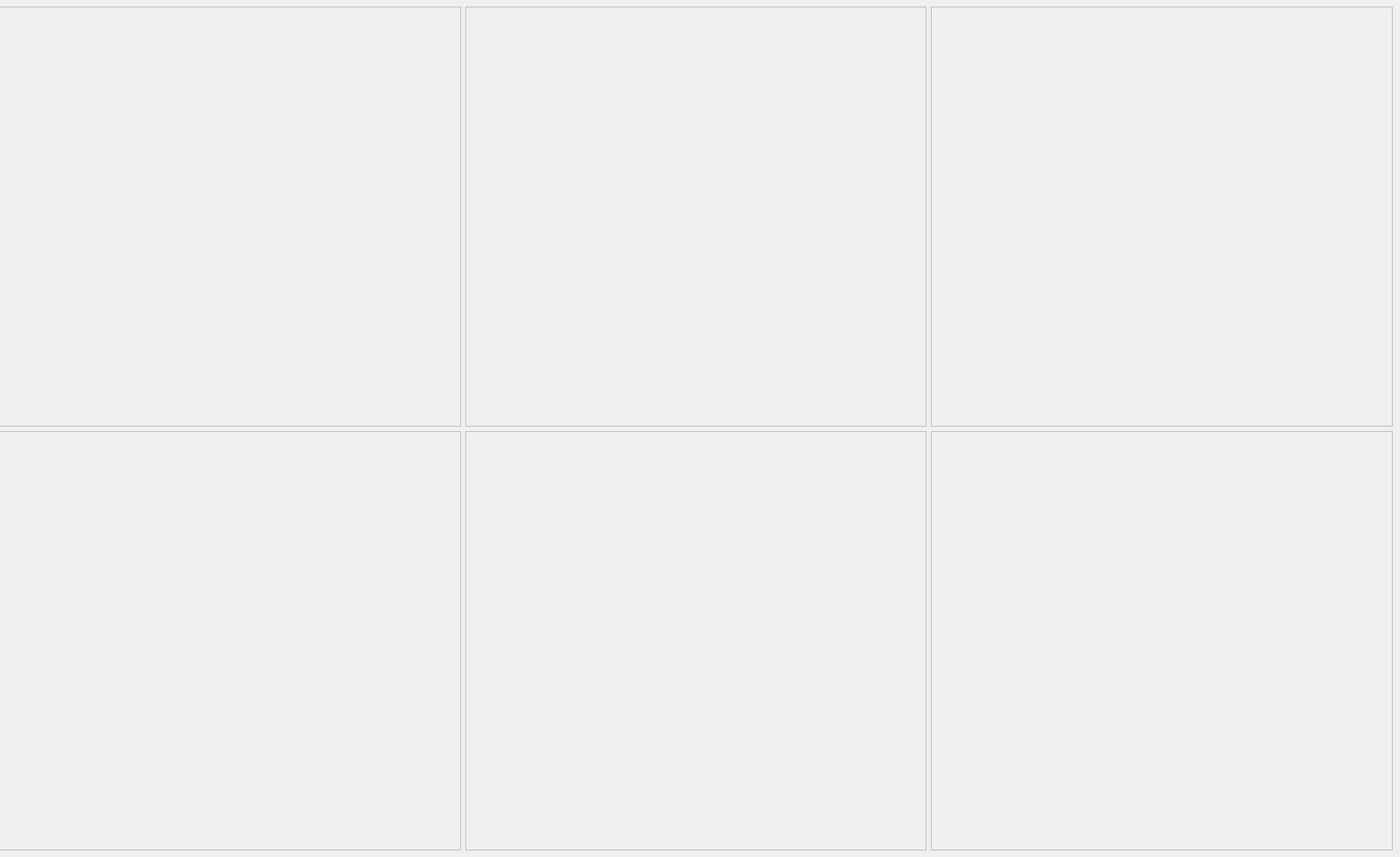
       <widget class="QWidget" name="page">
        <widget class="QWidget" name="gridLayoutWidget">
         <property name="geometry">
          <rect>
           <x>-1</x>
           <y>9</y>
           <width>1901</width>
           <height>1151</height>
          </rect>
         </property>
         <layout class="QGridLayout" name="gridLayout">
          <item row="0" column="1">
           <widget class="QFrame" name="frame_3">
            <property name="frameShape">
             <enum>QFrame::Shape::StyledPanel</enum>
            </property>
            <property name="frameShadow">
             <enum>QFrame::Shadow::Raised</enum>
            </property>
           </widget>
          </item>
          <item row="1" column="1">
           <widget class="QFrame" name="frame_4">
            <property name="frameShape">
             <enum>QFrame::Shape::StyledPanel</enum>
            </property>
            <property name="frameShadow">
             <enum>QFrame::Shadow::Raised</enum>
            </property>
           </widget>
          </item>
          <item row="1" column="0">
           <widget class="QFrame" name="frame">
            <property name="frameShape">
             <enum>QFrame::Shape::StyledPanel</enum>
            </property>
            <property name="frameShadow">
             <enum>QFrame::Shadow::Raised</enum>
            </property>
           </widget>
          </item>
          <item row="0" column="0">
           <widget class="QFrame" name="frame_2">
            <property name="frameShape">
             <enum>QFrame::Shape::StyledPanel</enum>
            </property>
            <property name="frameShadow">
             <enum>QFrame::Shadow::Raised</enum>
            </property>
           </widget>
          </item>
          <item row="0" column="2">
           <widget class="QFrame" name="frame_5">
            <property name="frameShape">
             <enum>QFrame::Shape::StyledPanel</enum>
            </property>
            <property name="frameShadow">
             <enum>QFrame::Shadow::Raised</enum>
            </property>
           </widget>
          </item>
          <item row="1" column="2">
           <widget class="QFrame" name="frame_6">
            <property name="frameShape">
             <enum>QFrame::Shape::StyledPanel</enum>
            </property>
            <property name="frameShadow">
             <enum>QFrame::Shadow::Raised</enum>
            </property>
           </widget>
          </item>
         </layout>
        </widget>
       </widget>
